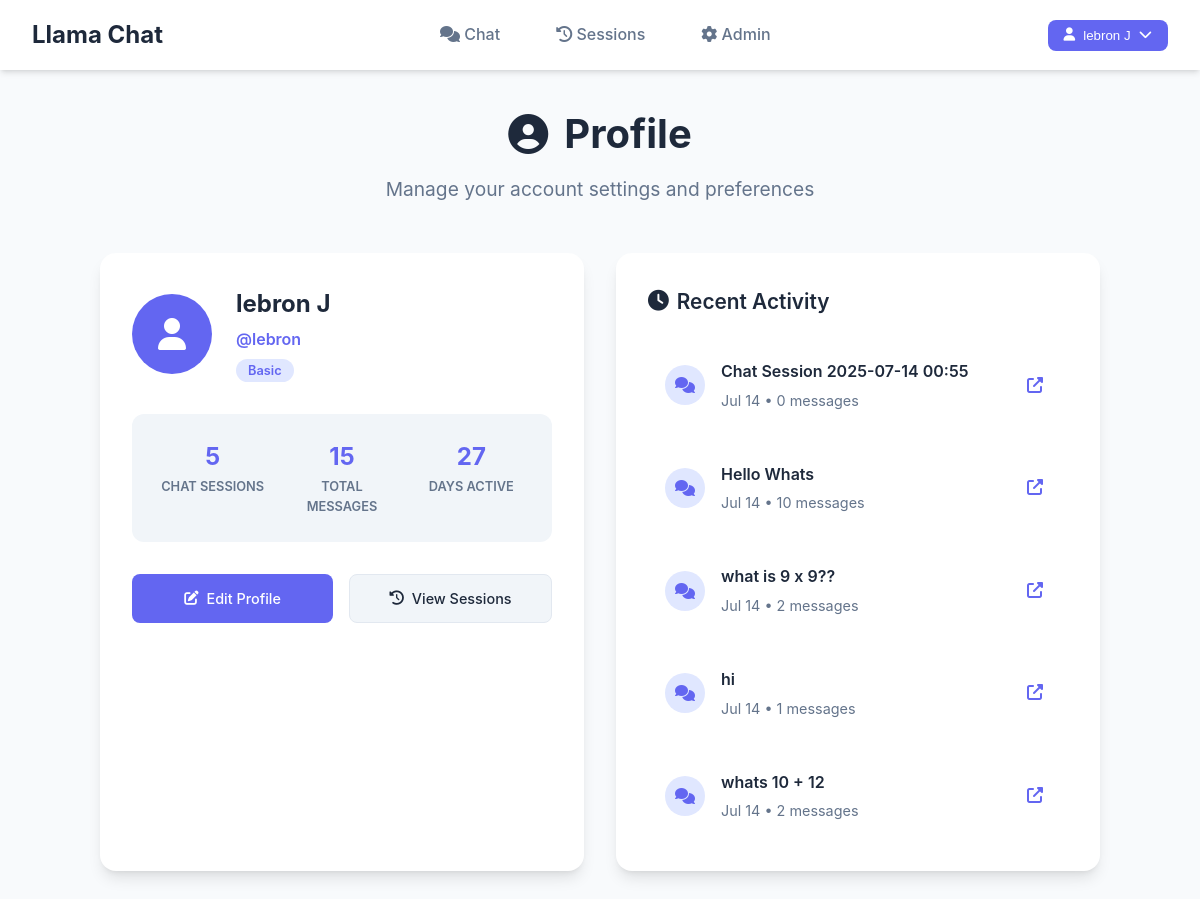
Screenshot of /profile (signed in) with the database file from the repository.
### models.py (models this page shows, shortened)
class User(UserMixin, db.Model):
    __tablename__ = 'users'
    id = db.Column(db.Integer, primary_key=True)
    username = db.Column(db.String(80), unique=True, nullable=False)
    email = db.Column(db.String(120), unique=True, nullable=True)
    password_hash = db.Column(db.String(255), nullable=False)
    name = db.Column(db.String(100), nullable=False)
    role = db.Column(db.Enum(UserRole), default=UserRole.BASIC, nullable=False)
    avatar_url = db.Column(db.String(255), nullable=True)
    bio = db.Column(db.Text, nullable=True)
    is_active = db.Column(db.Boolean, default=True, nullable=False)
    created_at = db.Column(db.DateTime, default=datetime.utcnow, nullable=False)
    last_login = db.Column(db.DateTime, nullable=True)
    chat_sessions = db.relationship('ChatSession', backref='user', lazy=True, cascade='all, delete-orphan')
    def has_role(self, role):
        role_hierarchy = {
            UserRole.ADMIN: 4,
            UserRole.MODERATOR: 3,
            UserRole.PREMIUM: 2,
            UserRole.BASIC: 1
        }
        return role_hierarchy.get(self.role, 0) >= role_hierarchy.get(role, 0)
    def total_messages(self):
        total = 0
        for session in self.chat_sessions:
            total += len(session.messages)
        return total
    def days_since_joined(self):
        if self.created_at:
            delta = datetime.utcnow() - self.created_at
            return delta.days
        return 0

class ChatSession(db.Model):
    __tablename__ = 'chat_sessions'
    id = db.Column(db.Integer, primary_key=True)
    user_id = db.Column(db.Integer, db.ForeignKey('users.id'), nullable=False)
    title = db.Column(db.String(200), nullable=True)
    model_used = db.Column(db.String(100), nullable=False)
    created_at = db.Column(db.DateTime, default=datetime.utcnow, nullable=False)
    updated_at = db.Column(db.DateTime, default=datetime.utcnow, onupdate=datetime.utcnow, nullable=False)
    is_active = db.Column(db.Boolean, default=True, nullable=False)
    messages = db.relationship('Message', backref='session', lazy=True, cascade='all, delete-orphan', order_by='Message.created_at')
    def get_message_count(self):
        return len(self.messages)
    def get_formatted_date(self):
        now = datetime.utcnow()
        created_date = self.created_at
        if created_date.date() == now.date():
            return "Today"
        elif created_date.date() == (now - timedelta(days=1)).date():
            return "Yesterday"
        else:
            return created_date.strftime("%b %d")  # e.g., "Jul 13"
    def formatted_date(self):
        return self.get_formatted_date()
    def message_count(self):
        return self.get_message_count()

### app.py (the view)
@app.route('/profile')
@login_required
def profile():
    return render_template('profile.html')

### app.py (called while the page is built)
@login_manager.user_loader
def load_user(user_id):
    return User.query.get(int(user_id))

### templates/profile.html (shortened to what this page needs)
{% extends "base.html" %}
{% block content %}
<div class="profile-page">
  <div class="page-header">
    <h1><i class="fas fa-user-circle"></i> Profile</h1>
    <p>Manage your account settings and preferences</p>
  </div>
  <div class="profile-content">
    <div class="profile-card">
      <div class="profile-header">
        <div class="profile-avatar">
          <i class="fas fa-user"></i>
        </div>
        <div class="profile-info">
          <h2>{{ current_user.name or current_user.username }}</h2>
          <p class="username">@{{ current_user.username }}</p>
          <span class="role-badge">{{ current_user.role.value.title() }}</span>
        </div>
      </div>
      <div class="profile-stats">
        <div class="stat-item">
          <div class="stat-number">{{ current_user.chat_sessions|length }}</div>
          <div class="stat-label">Chat Sessions</div>
        </div>
        <div class="stat-item">
          <div class="stat-number">{{ current_user.total_messages() }}</div>
          <div class="stat-label">Total Messages</div>
        </div>
        <div class="stat-item">
          <div class="stat-number">{{ current_user.days_since_joined() }}</div>
          <div class="stat-label">Days Active</div>
        </div>
      </div>
      <div class="profile-actions">
        <a href="{{ url_for('edit_profile') }}" class="btn btn-primary">
          <i class="fas fa-edit"></i> Edit Profile
        </a>
        <a href="{{ url_for('sessions') }}" class="btn btn-secondary">
          <i class="fas fa-history"></i> View Sessions
        </a>
      </div>
    </div>
    <div class="recent-activity">
      <h3><i class="fas fa-clock"></i> Recent Activity</h3>
      {% if current_user.chat_sessions %}
        <div class="activity-list">
          {% for session in current_user.chat_sessions[:5] %}
          <div class="activity-item">
            <div class="activity-icon">
              <i class="fas fa-comments"></i>
            </div>
            <div class="activity-content">
              <div class="activity-title">{{ session.title or "New Chat" }}</div>
              <div class="activity-meta">
                {{ session.formatted_date() }} • {{ session.message_count() }} messages
              </div>
            </div>
            <a href="{{ url_for('view_session', session_id=session.id) }}" class="activity-link">
              <i class="fas fa-external-link-alt"></i>
            </a>
          </div>
          {% endfor %}
        </div>
      {% endif %}
    </div>
  </div>
</div>
{% endblock %}

### templates/base.html (shortened to what this page needs)
<!DOCTYPE html>
<html lang="en">
<head>
  <link href="https://cdnjs.cloudflare.com/ajax/libs/font-awesome/6.4.0/css/all.min.css" rel="stylesheet">
  <link rel="stylesheet" href="{{ url_for('static', filename='css/main.css') }}">
</head>
<body>
  <nav class="navbar">
    <div class="navbar-container">
      <a href="{{ url_for('index') }}" class="navbar-brand">
        Llama Chat
      </a>
      <ul class="navbar-nav">
        <li><a href="{{ url_for('index') }}" class="{% if request.endpoint == 'index' %}active{% endif %}">
          <i class="fas fa-comments"></i> Chat
        </a></li>
        <li><a href="{{ url_for('sessions') }}" class="{% if request.endpoint == 'sessions' %}active{% endif %}">
          <i class="fas fa-history"></i> Sessions
        </a></li>
        {% if current_user.is_authenticated and current_user.has_role('admin') %}
        <li><a href="{{ url_for('admin_dashboard') }}" class="{% if request.endpoint.startswith('admin') %}active{% endif %}">
          <i class="fas fa-cog"></i> Admin
        </a></li>
        {% endif %}
      </ul>
      <div class="navbar-user">
        {% if current_user.is_authenticated %}
        <div class="user-menu">
          <button class="user-menu-btn">
            <i class="fas fa-user"></i>
            {{ current_user.name or current_user.username }}
            <i class="fas fa-chevron-down"></i>
          </button>
        </div>
        {% else %}
        <a href="{{ url_for('login') }}" class="user-menu-btn">
          <i class="fas fa-sign-in-alt"></i> Login
        </a>
        {% endif %}
      </div>
    </div>
  </nav>
  <main class="main-container">
    {% block content %}{% endblock %}
  </main>
</body>
</html>

### static/css/main.css (style rules this page uses)
:root { --primary: #6366f1; --primary-dark: #4f46e5; --primary-light: #818cf8; --secondary: #f8fafc; --accent: #e0e7ff; --text-primary: #1e293b; --text-secondary: #64748b; --text-muted: #94a3b8; --border: #e2e8f0; --border-light: #f1f5f9; --success: #10b981; --error: #ef4444; --warning: #f59e0b; --bg-gradient: linear-gradient(135deg, #667eea 0%, #764ba2 100%); --shadow-sm: 0 1px 2px 0 rgb(0 0 0 / 0.05); --shadow-md: 0 4px 6px -1px rgb(0 0 0 / 0.1), 0 2px 4px -2px rgb(0 0 0 / 0.1); --shadow-lg: 0 10px 15px -3px rgb(0 0 0 / 0.1), 0 4px 6px -4px rgb(0 0 0 / 0.1); --shadow-xl: 0 20px 25px -5px rgb(0 0 0 / 0.1), 0 8px 10px -6px rgb(0 0 0 / 0.1); --sidebar-width: 300px; }
* { margin: 0; padding: 0; box-sizing: border-box; }
body { font-family: -apple-system, BlinkMacSystemFont, 'Segoe UI', Roboto, 'Helvetica Neue', Arial, sans-serif; background: var(--secondary); color: var(--text-primary); line-height: 1.6; overflow-x: hidden; }
.navbar { background: white; box-shadow: var(--shadow-md); padding: 0 2rem; position: sticky; top: 0; z-index: 1000; }
.navbar-container { max-width: 1400px; margin: 0 auto; display: flex; align-items: center; justify-content: space-between; height: 70px; }
.navbar-brand { display: flex; align-items: center; gap: 0.75rem; text-decoration: none; color: var(--text-primary); font-weight: 700; font-size: 1.5rem; }
.navbar-nav { display: flex; align-items: center; gap: 1.5rem; list-style: none; }
.navbar-nav a { text-decoration: none; color: var(--text-secondary); font-weight: 500; padding: 0.5rem 1rem; border-radius: 8px; transition: all 0.2s ease; }
.navbar-user { display: flex; align-items: center; gap: 1rem; }
.user-menu { position: relative; display: inline-block; }
.user-menu-btn { background: var(--primary); color: white; border: none; padding: 0.5rem 1rem; border-radius: 8px; cursor: pointer; font-weight: 500; display: flex; align-items: center; gap: 0.5rem; transition: all 0.2s ease; }
.main-container { max-width: 1400px; margin: 0 auto; padding: 2rem; }

### rows the page displays
User: name "lebron J", username "lebron", role.value "Basic", days_since_joined "27"
ChatSession: title "Chat Session 2025-07-14 00:55", formatted_date "Jul 14", message_count "0"
ChatSession: title "Hello Whats", formatted_date "Jul 14", message_count "10"
ChatSession: title "what is 9 x 9??", formatted_date "Jul 14", message_count "2"
ChatSession: title "hi", formatted_date "Jul 14", message_count "1"
ChatSession: title "whats 10 + 12", formatted_date "Jul 14", message_count "2"

### other values shown
{{ current_user.chat_sessions|length }} "5"
{{ current_user.total_messages() }} "15"
